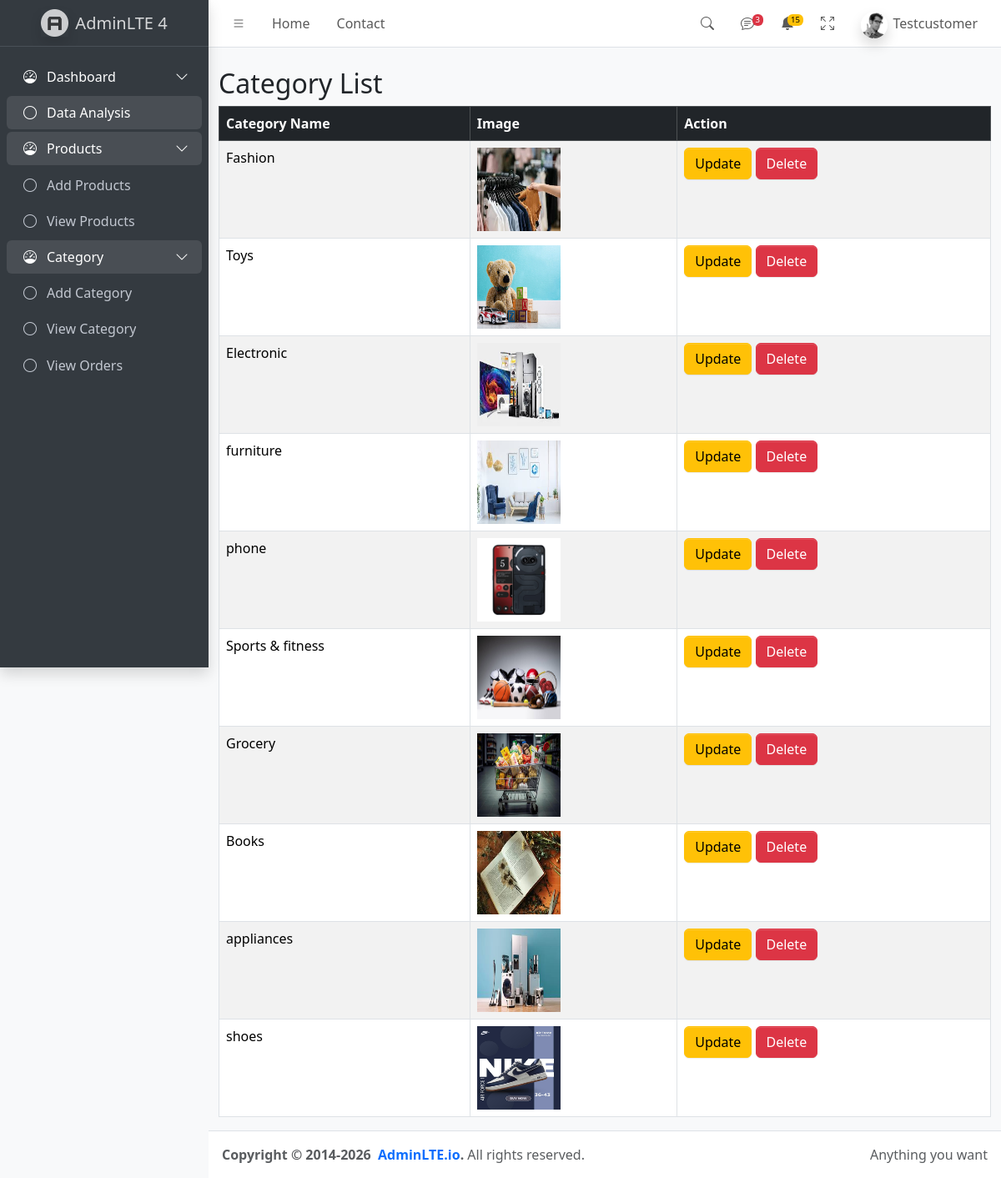
The app's page /category_list (signed in) with its own data.
### ecommerceapp/models.py (models this page shows, shortened)
class category(models.Model):
    name= models.CharField(max_length=255)
    pic= models.ImageField(upload_to='media/category/', blank=True, null=True )

### ecommerceapp/views.py (the view)
# urls.py: path('category_list',views.category_list,name='category_list'),
@login_required
def category_list(request):
    categories = category.objects.all()
    return render(request, 'view-category.html', {'categories': categories})

### ecommerceapp/templates/view-category.html
{% extends "header.html" %}
{% load static %}
{% block 'content' %}
<div class="container mt-4">
    <h2>Category List</h2>
    <table class="table table-bordered table-striped">
        <thead class="table-dark">
            <tr>
                <th>Category Name</th>
                <th>Image</th>
                <th>Action</th>
            </tr>
        </thead>
        <tbody>
            {% for x in categories %}
            <tr>
                <td>{{ x.name }}</td>
                <td>
                    <img src="{{ x.pic.url }}" width="100" height="100">
                </td>
                <td>
            <a href="updatecategory/{{x.id}}" class="btn btn-warning">Update</a>
            <a href="delete_category/{{x.id}}" class="btn btn-danger">Delete</a>
                </td>
            </tr>
            {% endfor %}
        </tbody>
    </table>
</div>
{% endblock %}

### ecommerceapp/templates/header.html (shortened to what this page needs)
{% load static %}
<!doctype html>
<html lang="en">
  <head>
    <link
      rel="stylesheet"
      href="https://cdn.jsdelivr.net/npm/@fontsource/source-sans-3@5.0.12/index.css"
      media="print"
      onload="this.media = 'all'"
    />
    <link
      rel="stylesheet"
      href="https://cdn.jsdelivr.net/npm/overlayscrollbars@2.11.0/styles/overlayscrollbars.min.css"
    />
    <link
      rel="stylesheet"
      href="https://cdn.jsdelivr.net/npm/bootstrap-icons@1.13.1/font/bootstrap-icons.min.css"
    />
    <link rel="stylesheet" href="{% static './css/adminlte.css' %}" />
    <link
      rel="stylesheet"
      href="https://cdn.jsdelivr.net/npm/apexcharts@3.37.1/dist/apexcharts.css"
    />
    <link
      rel="stylesheet"
      href="https://cdn.jsdelivr.net/npm/jsvectormap@1.5.3/dist/css/jsvectormap.min.css"
    />
  </head>
  <body class="layout-fixed sidebar-expand-lg bg-body-tertiary">
    <div class="app-wrapper">
      <nav class="app-header navbar navbar-expand bg-body">
        <div class="container-fluid">
          <ul class="navbar-nav">
            <li class="nav-item">
              <a class="nav-link" data-lte-toggle="sidebar" href="#" role="button">
                <i class="bi bi-list"></i>
              </a>
            </li>
            <li class="nav-item d-none d-md-block">
              <a href="#" class="nav-link">Home</a>
            </li>
            <li class="nav-item d-none d-md-block">
              <a href="#" class="nav-link">Contact</a>
            </li>
          </ul>
          <ul class="navbar-nav ms-auto">
            <li class="nav-item">
              <a class="nav-link" data-widget="navbar-search" href="#" role="button">
                <i class="bi bi-search"></i>
              </a>
            </li>
            <li class="nav-item dropdown">
              <a class="nav-link" data-bs-toggle="dropdown" href="#">
                <i class="bi bi-chat-text"></i>
                <span class="navbar-badge badge text-bg-danger">3</span>
              </a>
            </li>
            <li class="nav-item dropdown">
              <a class="nav-link" data-bs-toggle="dropdown" href="#">
                <span class="navbar-badge badge text-bg-warning">15</span>
              </a>
            </li>
            <li class="nav-item">
              <a class="nav-link" href="#" data-lte-toggle="fullscreen">
                <i data-lte-icon="maximize" class="bi bi-arrows-fullscreen"></i>
              </a>
            </li>
            <li class="nav-item dropdown user-menu">
              <a href="#" class="nav-link dropdown-toggle" data-bs-toggle="dropdown">
                <img
                  src="{% static './assets/img/user2-160x160.jpg' %}"
                  class="user-image rounded-circle shadow"
                  alt="User Image"
                />
                <span class="d-none d-md-inline">{{user | title}}</span>
              </a>
            </li>
          </ul>
        </div>
      </nav>
      <aside class="app-sidebar bg-body-secondary shadow" data-bs-theme="dark">
        <div class="sidebar-brand">
          <a href="./index.html" class="brand-link">
            <img
              src="{% static './assets/img/AdminLTELogo.png' %}"
              alt="AdminLTE Logo"
              class="brand-image opacity-75 shadow"
            />
            <span class="brand-text fw-light">AdminLTE 4</span>
          </a>
        </div>
        <div class="sidebar-wrapper">
          <nav class="mt-2">
            <ul
              class="nav sidebar-menu flex-column"
              data-lte-toggle="treeview"
              role="navigation"
              aria-label="Main navigation"
              data-accordion="false"
              id="navigation"
            >
              <li class="nav-item menu-open">
                <a href="#" class="nav-link active">
                  <i class="nav-icon bi bi-speedometer"></i>
                  <p>
                    Dashboard
                  </p>
                </a>
                <ul class="nav nav-treeview">
                  <li class="nav-item">
                    <a href="{% url 'home' %}" class="nav-link active">
                      <i class="nav-icon bi bi-circle"></i>
                      <p>Data Analysis</p>
                    </a>
                  </li>
                </ul>
              </li>
              <li class="nav-item menu-open">
                <a href="#" class="nav-link">
                  <i class="nav-icon bi bi-speedometer"></i>
                  <p>
                    Products
                  </p>
                </a>
                <ul class="nav nav-treeview">
                  <li class="nav-item">
                    <a href="{% url 'addproduct' %}" class="nav-link">
                      <i class="nav-icon bi bi-circle"></i>
                      <p>Add Products</p>
                    </a>
                  </li>
                  <li class="nav-item">
                    <a href="{% url 'product_list' %}" class="nav-link">
                      <i class="nav-icon bi bi-circle"></i>
                      <p>View Products</p>
                    </a>
                  </li>
                </ul>
              </li>
              <li class="nav-item menu-open">
                <a href="#" class="nav-link">
                  <i class="nav-icon bi bi-speedometer"></i>
                  <p>
                    Category
                  </p>
                </a>
                <ul class="nav nav-treeview">
                  <li class="nav-item">
                    <a href="{% url 'addcategory' %}" class="nav-link">
                      <i class="nav-icon bi bi-circle"></i>
                      <p>Add Category</p>
                    </a>
                  </li>
                  <li class="nav-item">
                    <a href="{% url 'category_list' %}" class="nav-link">
                      <i class="nav-icon bi bi-circle"></i>
                      <p>View Category</p>
                    </a>
                  </li>
                    <li class="nav-item">
                    <a href="{% url 'order_list' %}" class="nav-link">
                      <i class="nav-icon bi bi-circle"></i>
                      <p>View Orders</p>
                    </a>
                  </li>
                </ul>
              </li>
          </nav>
        </div>
      </aside>
      {% block 'content' %}
      {% endblock %}
      <footer class="app-footer">
        <div class="float-end d-none d-sm-inline">Anything you want</div>
        <strong>
          Copyright &copy; 2014-2026&nbsp;
          <a href="https://adminlte.io" class="text-decoration-none">AdminLTE.io</a>.
        </strong>
        All rights reserved.
      </footer>
    </div>
  </body>
</html>

### records on screen
category: name "Fashion", pic (picture)
category: name "Toys", pic (picture)
category: name "Electronic", pic (picture)
category: name "furniture", pic (picture)
category: name "phone", pic (picture)
category: name "Sports & fitness", pic (picture)
category: name "Grocery", pic (picture)
category: name "Books", pic (picture)
category: name "appliances", pic (picture)
category: name "shoes", pic (picture)

### other values on screen
{{ user | title }} "Testcustomer"
